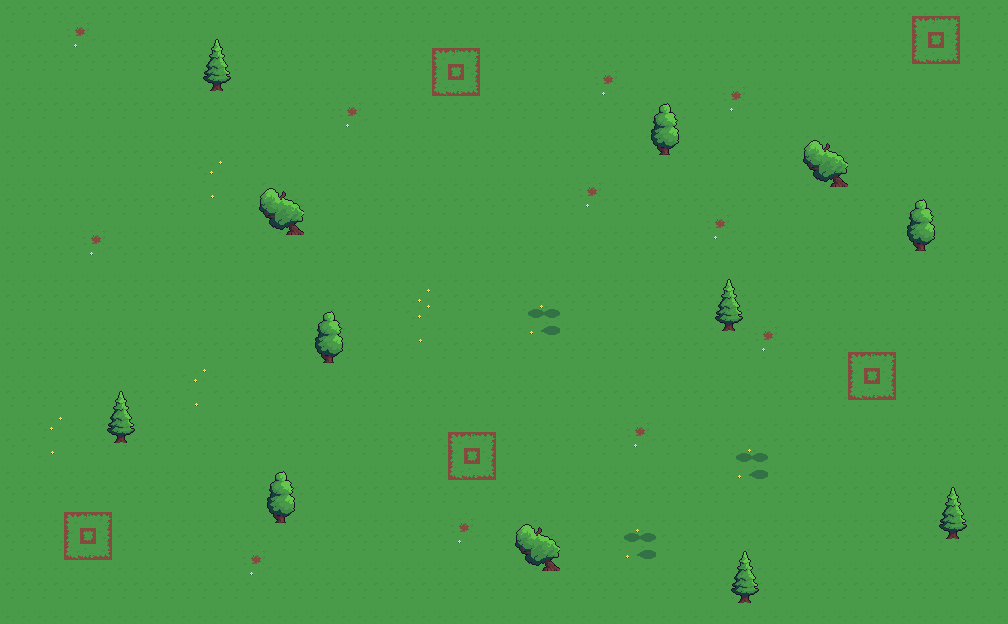

Tiled map render using the project's own tile images. Description and the map definition, with tile-layer contents summarised, below:
An orthogonal 63x39 tile map with 16x16 px tiles, 3 tile layers (underground, ground, decor).

<map version="1.10" tiledversion="1.11.2" orientation="orthogonal" renderorder="right-down" width="63" height="39" tilewidth="16" tileheight="16" infinite="0" nextlayerid="4" nextobjectid="1">
 <editorsettings>
  <export target="forest-map..tmj" format="json" />
 </editorsettings>
 <tileset firstgid="1" name="Forest16" tilewidth="16" tileheight="16" tilecount="1008" columns="28">
  <image source="../tilesets/grasstileset-premium.png" width="448" height="576" />
 </tileset>
 <layer id="3" name="underground" width="63" height="39">
  <data>[2457 cells, 2457 non-empty, 1 distinct tile ids]</data>
 </layer>
 <layer id="1" name="ground" width="63" height="39">
  <data>[2457 cells, 2457 non-empty, 23 distinct tile ids]</data>
 </layer>
 <layer id="2" name="decor" width="63" height="39">
  <data>[2457 cells, 144 non-empty, 36 distinct tile ids]</data>
 </layer>
</map>
